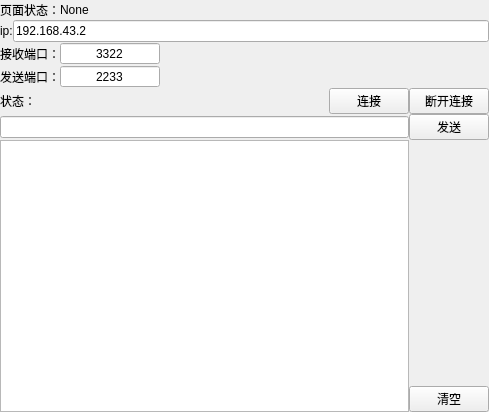
<?xml version="1.0" encoding="UTF-8"?>
<ui version="4.0">
 <class>UDPPage</class>
 <widget class="QWidget" name="UDPPage">
  <property name="geometry">
   <rect>
    <x>0</x>
    <y>0</y>
    <width>489</width>
    <height>412</height>
   </rect>
  </property>
  <property name="windowTitle">
   <string>Form</string>
  </property>
  <property name="styleSheet">
   <string notr="true"/>
  </property>
  <layout class="QHBoxLayout" name="horizontalLayout_6">
   <property name="spacing">
    <number>0</number>
   </property>
   <property name="leftMargin">
    <number>0</number>
   </property>
   <property name="topMargin">
    <number>0</number>
   </property>
   <property name="rightMargin">
    <number>0</number>
   </property>
   <property name="bottomMargin">
    <number>0</number>
   </property>
   <item>
    <layout class="QVBoxLayout" name="verticalLayout">
     <property name="topMargin">
      <number>0</number>
     </property>
     <property name="rightMargin">
      <number>0</number>
     </property>
     <item>
      <layout class="QHBoxLayout" name="horizontalLayout_12">
       <property name="topMargin">
        <number>0</number>
       </property>
       <item>
        <widget class="QLabel" name="label_6">
         <property name="text">
          <string>页面状态：</string>
         </property>
        </widget>
       </item>
       <item>
        <widget class="QLabel" name="label_pageStatus">
         <property name="text">
          <string>None</string>
         </property>
        </widget>
       </item>
       <item>
        <spacer name="horizontalSpacer_5">
         <property name="orientation">
          <enum>Qt::Orientation::Horizontal</enum>
         </property>
         <property name="sizeHint" stdset="0">
          <size>
           <width>40</width>
           <height>20</height>
          </size>
         </property>
        </spacer>
       </item>
      </layout>
     </item>
     <item>
      <layout class="QHBoxLayout" name="horizontalLayout">
       <item>
        <widget class="QLabel" name="label">
         <property name="text">
          <string>ip:</string>
         </property>
        </widget>
       </item>
       <item>
        <widget class="QLineEdit" name="ip">
         <property name="text">
          <string>192.168.43.2</string>
         </property>
        </widget>
       </item>
      </layout>
     </item>
     <item>
      <layout class="QHBoxLayout" name="horizontalLayout_3">
       <item>
        <widget class="QLabel" name="label_3">
         <property name="text">
          <string>接收端口：</string>
         </property>
        </widget>
       </item>
       <item>
        <widget class="QDoubleSpinBox" name="doubleSpinBox_AcceptPort">
         <property name="minimumSize">
          <size>
           <width>100</width>
           <height>0</height>
          </size>
         </property>
         <property name="autoFillBackground">
          <bool>false</bool>
         </property>
         <property name="alignment">
          <set>Qt::AlignmentFlag::AlignCenter</set>
         </property>
         <property name="buttonSymbols">
          <enum>QAbstractSpinBox::ButtonSymbols::NoButtons</enum>
         </property>
         <property name="decimals">
          <number>0</number>
         </property>
         <property name="maximum">
          <double>65535.000000000000000</double>
         </property>
         <property name="stepType">
          <enum>QAbstractSpinBox::StepType::DefaultStepType</enum>
         </property>
         <property name="value">
          <double>3322.000000000000000</double>
         </property>
        </widget>
       </item>
       <item>
        <spacer name="horizontalSpacer_2">
         <property name="orientation">
          <enum>Qt::Orientation::Horizontal</enum>
         </property>
         <property name="sizeHint" stdset="0">
          <size>
           <width>40</width>
           <height>20</height>
          </size>
         </property>
        </spacer>
       </item>
      </layout>
     </item>
     <item>
      <layout class="QHBoxLayout" name="horizontalLayout_2">
       <item>
        <widget class="QLabel" name="label_2">
         <property name="text">
          <string>发送端口：</string>
         </property>
        </widget>
       </item>
       <item>
        <widget class="QDoubleSpinBox" name="doubleSpinBox_SendPort">
         <property name="minimumSize">
          <size>
           <width>100</width>
           <height>0</height>
          </size>
         </property>
         <property name="autoFillBackground">
          <bool>false</bool>
         </property>
         <property name="alignment">
          <set>Qt::AlignmentFlag::AlignCenter</set>
         </property>
         <property name="buttonSymbols">
          <enum>QAbstractSpinBox::ButtonSymbols::NoButtons</enum>
         </property>
         <property name="decimals">
          <number>0</number>
         </property>
         <property name="maximum">
          <double>65535.000000000000000</double>
         </property>
         <property name="stepType">
          <enum>QAbstractSpinBox::StepType::DefaultStepType</enum>
         </property>
         <property name="value">
          <double>2233.000000000000000</double>
         </property>
        </widget>
       </item>
       <item>
        <spacer name="horizontalSpacer_3">
         <property name="orientation">
          <enum>Qt::Orientation::Horizontal</enum>
         </property>
         <property name="sizeHint" stdset="0">
          <size>
           <width>40</width>
           <height>20</height>
          </size>
         </property>
        </spacer>
       </item>
      </layout>
     </item>
     <item>
      <layout class="QHBoxLayout" name="horizontalLayout_5">
       <property name="topMargin">
        <number>0</number>
       </property>
       <item>
        <widget class="QLabel" name="label_4">
         <property name="text">
          <string>状态：</string>
         </property>
        </widget>
       </item>
       <item>
        <widget class="QLabel" name="label_status">
         <property name="minimumSize">
          <size>
           <width>40</width>
           <height>0</height>
          </size>
         </property>
         <property name="text">
          <string/>
         </property>
        </widget>
       </item>
       <item>
        <spacer name="horizontalSpacer">
         <property name="orientation">
          <enum>Qt::Orientation::Horizontal</enum>
         </property>
         <property name="sizeHint" stdset="0">
          <size>
           <width>40</width>
           <height>20</height>
          </size>
         </property>
        </spacer>
       </item>
       <item>
        <widget class="QPushButton" name="btn_connect">
         <property name="text">
          <string>连接</string>
         </property>
        </widget>
       </item>
       <item>
        <widget class="QPushButton" name="btn_disconnect">
         <property name="text">
          <string>断开连接</string>
         </property>
        </widget>
       </item>
      </layout>
     </item>
     <item>
      <layout class="QVBoxLayout" name="verticalLayout_2">
       <item>
        <layout class="QHBoxLayout" name="horizontalLayout_4">
         <item>
          <widget class="QLineEdit" name="textEdit_eara"/>
         </item>
         <item>
          <widget class="QPushButton" name="btn_send">
           <property name="text">
            <string>发送</string>
           </property>
          </widget>
         </item>
        </layout>
       </item>
       <item>
        <layout class="QHBoxLayout" name="horizontalLayout_7">
         <property name="topMargin">
          <number>0</number>
         </property>
         <item>
          <widget class="QTextEdit" name="text_accept"/>
         </item>
         <item>
          <layout class="QVBoxLayout" name="verticalLayout_5">
           <property name="rightMargin">
            <number>0</number>
           </property>
           <item>
            <spacer name="verticalSpacer">
             <property name="orientation">
              <enum>Qt::Orientation::Vertical</enum>
             </property>
             <property name="sizeHint" stdset="0">
              <size>
               <width>20</width>
               <height>40</height>
              </size>
             </property>
            </spacer>
           </item>
           <item>
            <widget class="QPushButton" name="btn_clear">
             <property name="text">
              <string>清空</string>
             </property>
            </widget>
           </item>
          </layout>
         </item>
        </layout>
       </item>
       <item>
        <layout class="QVBoxLayout" name="verticalLayout_4">
         <property name="rightMargin">
          <number>0</number>
         </property>
        </layout>
       </item>
      </layout>
     </item>
    </layout>
   </item>
  </layout>
 </widget>
 <resources/>
 <connections/>
</ui>
